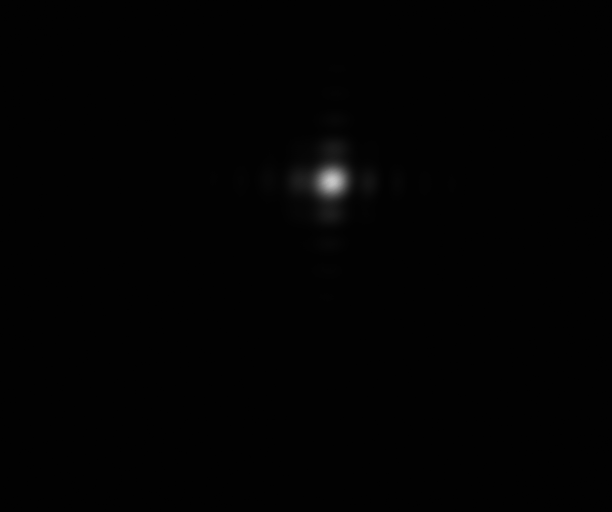
#> input picture examples/PIII/mer5/profilometr/delta03.png, 1224 x 1024 px (shown at 1/2 size)
$ python mer5.py
#> lines starting #> are read from the running program, lines starting #| are printed output that depends on the picture
# -*- coding: utf-8 -*-
"""
Created on Mon Mar 18 23:16:05 2024

@author: balazs
"""

import numpy as np
import scipy.special as spec
import cv2
from math import sin
import praktikum as p
import matplotlib.pyplot as plt
import scipy.optimize as opt
from math import sqrt, cos, sin

# [5 lines left out: function my_sinc, not called in this run]

i_max = 10
# [7 lines left out: function sinc_sum, not called in this run]

img = cv2.imread('profilometr/delta03.png')
#> img is the input picture: shape (1024, 1224, 3); min 1, max 201, mean 2.5
img = np.sum(img, axis = 2)
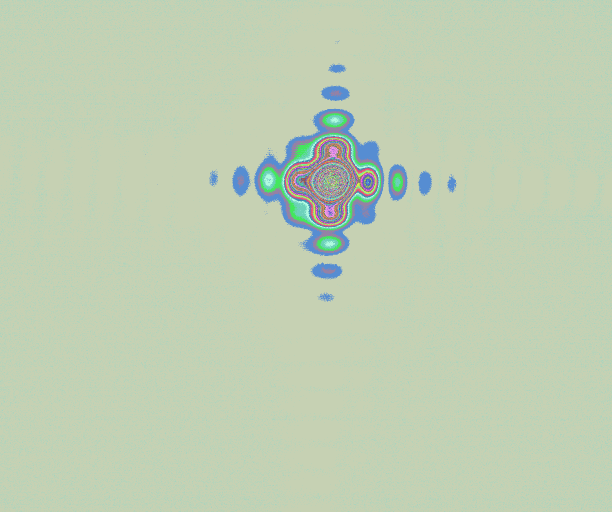
#> img: shape (1024, 1224) uint64 (shown at 1/2 size); 201 distinct labels, from 3 to 603; one colour per label, 0 black
center = (360, 660)
center = (345, 645)
# parms, errs = curve_fit(I_sq, x, data, p0 = [3, 600, 6, 0.01, 1, -0.2, 0])

mpp = 0.00345*2
lamb = 594e-6
f0 = 1000

def bg(x, B0, B1, B2, B3):
    return B0 + 1/(B1 + B2*(x-B3)**2)

def I_sq(x, a, A, B0, C):
    return A*np.sinc(a*(x-C)/(lamb*f0))**2 + B0

def I_cy(x, r, A, B0, C):
    return A*(spec.j1(2*np.pi*r*(x-C)/(lamb*f0))/(2*np.pi*r*(x-C)/(lamb*f0)))**2 + B0

def I_lin(x, a, b, A, B0, C, D):
    return A*sinc_sum((x-C)/(lamb*f0), a, b, D)**2 + B0

def get_x(x, mpp):
    return x*mpp

def FWHM(data, n = 10):
    dt = np.convolve(data, np.ones(n)/n, mode = 'same')
    dt -= np.min(dt)
    dt = np.abs(dt-np.max(dt)/2)
    x1, x2 = np.argsort(dt)[:2]
    return np.abs(x2-x1)

# [58 lines left out: functions circular_average, get_centered_data, not called in this run]

def get_data(file, center):
#> called with file = 'profilometr/kappa02_0.5mm.png', center = (300, 600)
    img = cv2.imread(file)
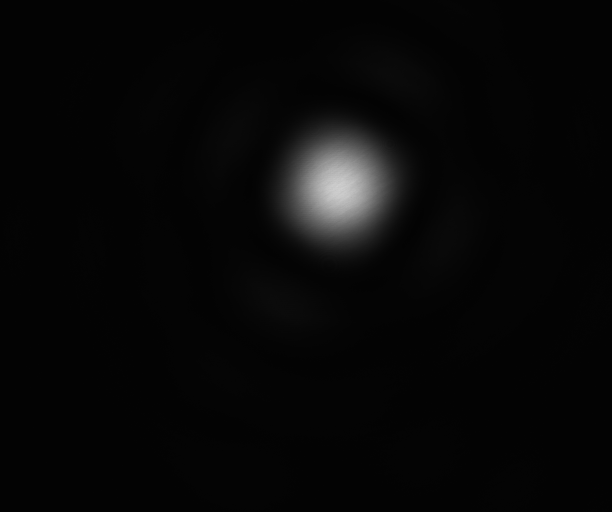
#> input picture examples/PIII/mer5/profilometr/kappa02_0.5mm.png, 1224 x 1024 px (shown at 1/2 size)
#> img is the input picture: shape (1024, 1224, 3); min 2, max 211, mean 7.5
    img = np.sum(img, axis = 2)
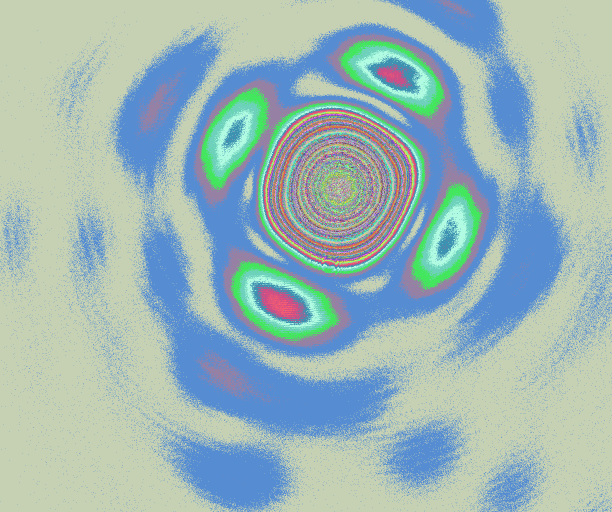
#> img: shape (1024, 1224) uint64 (shown at 1/2 size); 210 distinct labels, from 6 to 633; one colour per label, 0 black

    data = img[center[0],:]
#> data = 1224 values, max 354 at index 677, min 9 at index 0, mean 50.91
    x = (np.arange(img.shape[1])).astype(np.float64)
#> x = 1224 values from 0 to 1223

    parms, _ = opt.curve_fit(bg, x, data, p0 = [data[0], 1/np.max(data), 4/(np.max(data)*FWHM(data)**2), np.argmax(data)])
#> in FWHM, `dt = np.convolve(data, np.ones(n)/n, mode = 'same')`: dt = 1224 values, max 344.4 at index 676, min 4.5 at index 0, mean 50.9
#> in FWHM, `dt -= np.min(dt)`: dt = 1224 values, max 339.9 at index 676, min 0 at index 0, mean 46.4
#> in FWHM, `dt = np.abs(dt-np.max(dt)/2)`: dt = 1224 values, max 170 at index 0, min 0.15 at index 751, mean 148
#> in FWHM, `x1, x2 = np.argsort(dt)[:2]`: x1 = 751; x2 = 608
#> parms = [-2.8, 0.0027, 7.43e-07, 677.9]
    center_x = parms[-1]
#> center_x = 677.9

    data = img[:, int(center_x)]
#> data = 1024 values, max 627 at index 369, min 9 at index 0, mean 106.5
    x = (np.arange(img.shape[0])).astype(np.float64)
#> x = 1024 values from 0 to 1023

    parms, _ = opt.curve_fit(bg, x, data, p0 = [data[0], 1/np.max(data), 4/(np.max(data)*FWHM(data)**2), np.argmax(data)])
#> parms = [-24.34, 0.00147, 3.09e-07, 374.9]
    center_y = parms[-1]
#> center_y = 374.9

    data = img[int(center_y),:]
#> data = 1224 values, max 627 at index 672, min 9 at index 0, mean 88.29
    x = (np.arange(img.shape[1])-int(center_x)).astype(np.float64)
#> x = 1224 values from -677 to 546

    x *= mpp
#> x = 1224 values from -4.67 to 3.77
#> (the run stopped early here; a loop or call above may not have finished)
